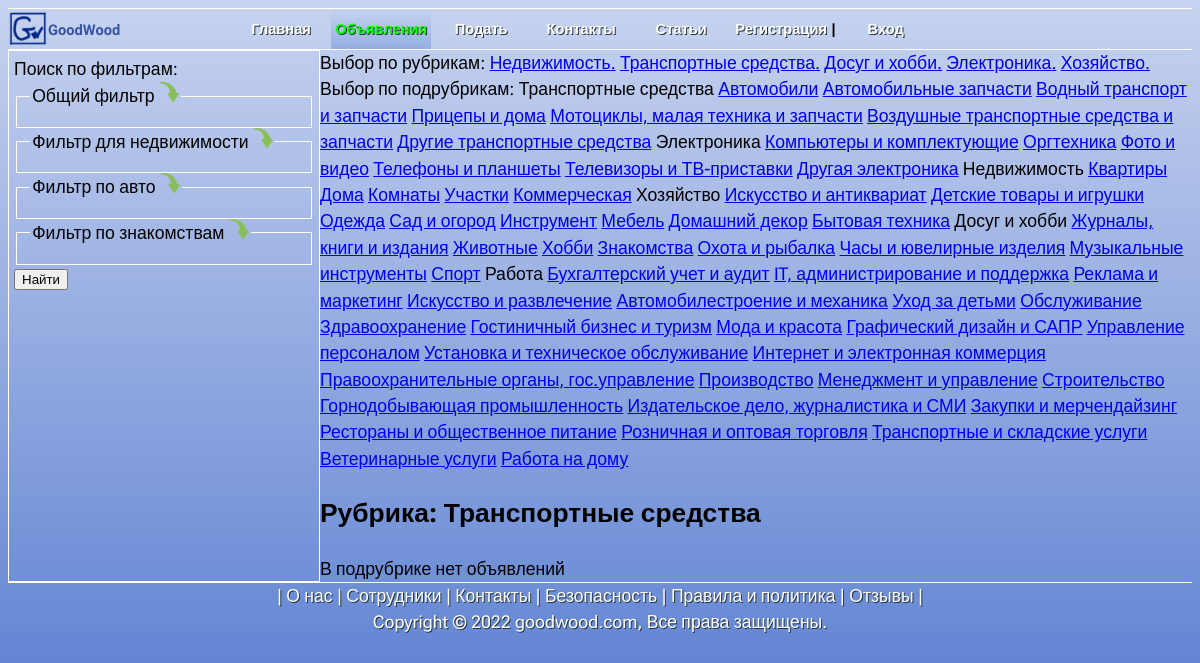
Page /all_adv/Автомобили/ on the earlier database version.
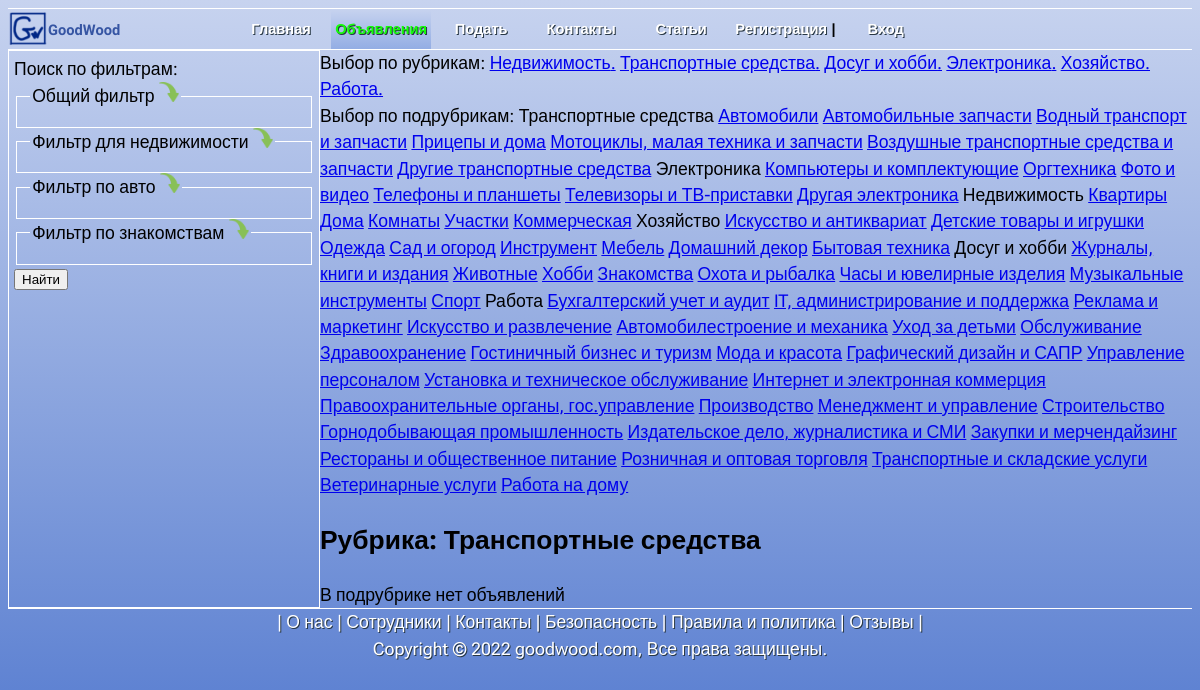
Same page on the later database version.
### all_adv/models.py (models this page shows, shortened)
class Rubric(models.Model):
    name = models.CharField(max_length=45,db_index=True,verbose_name='Название')
    def get_absolute_url(self):
        return reverse('by_rubric',kwargs={'rubric_id': self.id})
    class Meta:
        verbose_name_plural = 'Рубрики'
        verbose_name = 'Рубрика'

### all_adv/views.py (the view)
# urls.py: path('<str:subrubric>/', BySubRubric.as_view(), name='by_subrubric'),
class BySubRubric(DataMixin,ListView):
    model = Adv
    template_name = 'all_adv/by_subrubric.html'
    context_object_name = 'advs_by_subrub'
    def get_context_data(self, *, object_list=None, **kwargs):
        context = super().get_context_data(**kwargs)
        current_rubric_for_find = ''
        for key in RUBRIC_ARR_FOR_FIND:
            if self.kwargs['subrubric'] in key:
                current_rubric_for_find = key[self.kwargs['subrubric']]
        send_to_mixin = self.get_user_context(title='GoodWood. По подрубрикам', current_rubric_for_find=current_rubric_for_find,page='all_advs')
        context = dict(list(context.items()) + list(send_to_mixin.items()))
        return context
    def get_queryset(self):
        return Adv.objects.filter(subrubric=self.kwargs['subrubric'], is_active=True).select_related('subrubric')

### all_adv/templatetags/all_adv_tags.py (called while the page is built)
@register.simple_tag()
def get_rubrics():
    return Rubric.objects.all()

### all_adv/utils.py (called while the page is built)
    def get_user_context(self,**kwargs):
        context = kwargs
        context['menu'] = menu
        context['SUB_RUBRICS_ARR'] = SUB_RUBRICS_ARR
        context['RUBRIC_ARR'] = RUBRIC_ARR
        return  context

### all_adv/templates/all_adv/by_subrubric.html (shortened to what this page needs)
{% extends "./base.html" %}
{% load all_adv_tags %}
{% block content %}
{% get_rubrics as rubrics %}
     Выбор по рубрикам:
    {% for rubric in  rubrics %}
        <a href="{{rubric.get_absolute_url}}">{{rubric.name}}.</a>
    {% endfor %}<br>
    Выбор по подрубрикам:
    {% for r in SUB_RUBRICS_ARR %}
        {% if r in RUBRIC_ARR %}
            {{r}}
        {% else %}
            <a href="{% url 'by_subrubric' r %}">{{r}}</a>
        {% endif  %}
    {% endfor %}
<h2>Рубрика: {{ current_rubric_for_find }}</h2>
{% if advs_by_subrub|length > 0  %}
{% for adv in advs_by_subrub %}
    <div class="adv-card">
        <h2><a href="{% url 'adv' adv.id %}">{{ adv.title }}</a></h2>
        <p>{{ adv.content }}</p>
        <p>Подрубрика: {{ adv.subrubric }}</p>
        <p>{{ adv.published|date:'d.m.Y H:i:s' }}</p>
    </div>
    {%  endfor %}
{% else %}
    В подрубрике нет объявлений
{% endif %}
{% endblock %}

Differences in the rows shown:
added Rubric: name "Работа"
